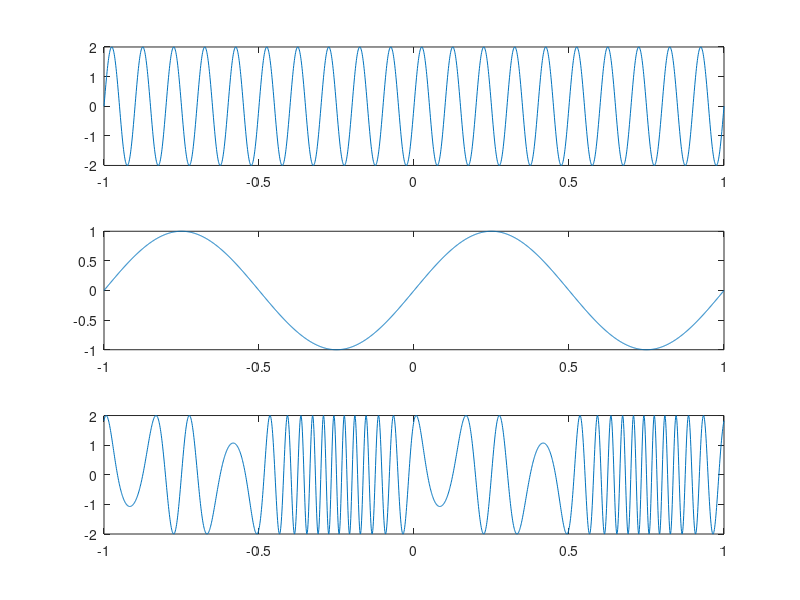

The MATLAB script that drew this image:
clc
close all
clear all
%%
t = -1:0.001:1;
f_c = 10;
f_m = 1;
k = 20;
v_c_amplitude = 2;
v_m_amplitude = 1;
v_c = v_c_amplitude*sin(2*pi*f_c*t);
v_m = v_m_amplitude*sin(2*pi*f_m*t);
v_fm = v_c_amplitude*sin(2*pi*f_c*t + (k*v_m_amplitude/f_m).*cos(2*pi*f_m*t));
figure;
subplot(3, 1, 1);
plot(t, v_c);
subplot(3, 1, 2);
plot(t, v_m);
subplot(3, 1, 3);
plot(t, v_fm);